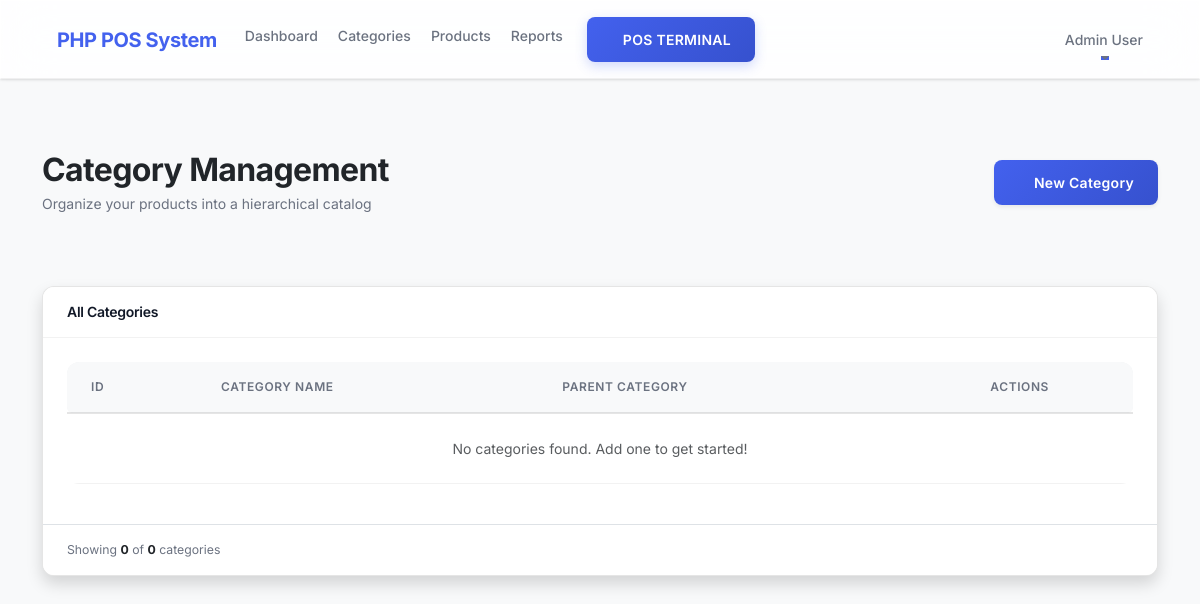
Before: /categories (signed in) with the older database file.
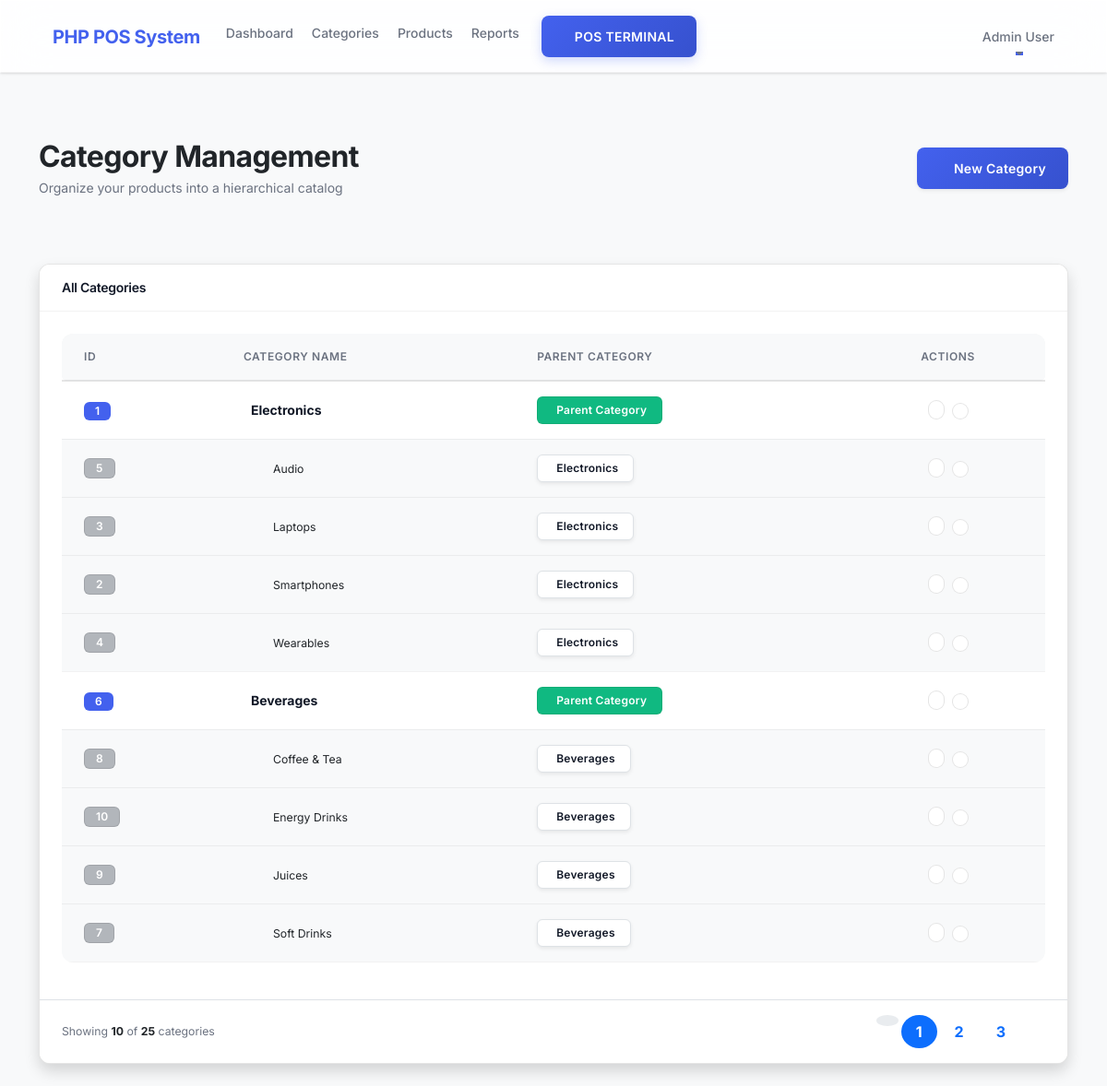
After: the same page with the newer database file.
### tables this page shows
CREATE TABLE `categories` (
  `id` int(11) NOT NULL,
  `name` varchar(255) NOT NULL,
  `parent_id` int(11) DEFAULT NULL,
  `created_at` timestamp NOT NULL DEFAULT current_timestamp()
);

### app/controllers/Categories.php (called while the page is built, shortened)
<?php
class Categories extends Controller {
    public function __construct(){
        $this->categoryModel = $this->model('Category');
    }
    public function index(){
        $limit = 10;
        $page = isset($_GET['page']) && is_numeric($_GET['page']) ? (int)$_GET['page'] : 1;
        $page = $page < 1 ? 1 : $page;
        $offset = ($page - 1) * $limit;
        $totalCategories = $this->categoryModel->getCategoriesCount();
        $categories = $this->categoryModel->getCategories($limit, $offset);
        $totalPages = ceil($totalCategories / $limit);
        $data = [
            'categories' => $categories,
            'currentPage' => $page,
            'totalPages' => $totalPages,
            'totalResults' => $totalCategories
        ];
        $this->view('categories/index', $data);
    }
}

### app/libraries/Core.php (called while the page is built, shortened)
<?php
class Core {
    protected $currentMethod = 'index';
    public function __construct(){
        $url = $this->getUrl();
        if(isset($url[0]) && file_exists('../app/controllers/' . ucwords($url[0]) . '.php')){
            unset($url[0]);
        }
        $this->currentController = new $this->currentController;
        $this->params = $url ? array_values($url) : [];
        call_user_func_array([$this->currentController, $this->currentMethod], $this->params);
    }
    public function getUrl(){
        if(isset($_GET['url'])){
            $url = rtrim($_GET['url'], '/');
            $url = filter_var($url, FILTER_SANITIZE_URL);
            $url = explode('/', $url);
            return $url;
        }
    }
}

### public/index.php (called while the page is built, shortened)
<?php
$init = new Core;

### app/helpers/session_helper.php (called while the page is built, shortened)
<?php
function isAdmin(){
    if(isset($_SESSION['user_role']) && $_SESSION['user_role'] == 'admin'){
        return true;
    } else {
        return false;
    }
}

### app/libraries/Database.php (called while the page is built, shortened)
<?php
class Database {
    private $host = DB_HOST;
    private $user = DB_USER;
    private $pass = DB_PASS;
    private $dbname = DB_NAME;
    public $dbh;
    private $stmt;
    public function __construct(){
        $dsn = 'mysql:host=' . $this->host . ';dbname=' . $this->dbname;
        $options = array(
            PDO::ATTR_PERSISTENT => true,
            PDO::ATTR_ERRMODE => PDO::ERRMODE_EXCEPTION
        );
        try{
            $this->dbh = new PDO($dsn, $this->user, $this->pass, $options);
        } catch(PDOException $e){
            $this->error = $e->getMessage();
            echo $this->error;
        }
    }
    public function query($sql){
        $this->stmt = $this->dbh->prepare($sql);
    }
    public function bind($param, $value, $type = null){
        if(is_null($type)){
            switch(true){
                case is_int($value):
                    $type = PDO::PARAM_INT;
                    break;
            }
        }
        $this->stmt->bindValue($param, $value, $type);
    }
    public function execute(){
        return $this->stmt->execute();
    }
    public function resultSet(){
        $this->execute();
        return $this->stmt->fetchAll(PDO::FETCH_OBJ);
    }
}

### app/models/Category.php (called while the page is built, shortened)
<?php
class Category {
    private $db;
    public function __construct(){
        $this->db = new Database;
    }
    public function getCategories($limit = null, $offset = null){
        $sql = 'SELECT c.*, p.name as parent_name
                FROM categories c
                LEFT JOIN categories p ON c.parent_id = p.id
                ORDER BY COALESCE(c.parent_id, c.id), c.parent_id IS NOT NULL, c.name';
        if($limit !== null && $offset !== null){
            $sql .= ' LIMIT :limit OFFSET :offset';
            $this->db->query($sql);
            $this->db->bind(':limit', (int)$limit);
            $this->db->bind(':offset', (int)$offset);
        } else {
            $this->db->query($sql);
        }
        return $this->db->resultSet();
    }
    public function getCategoriesCount(){
        $this->db->query('SELECT COUNT(*) as count FROM categories');
        $row = $this->db->single();
        return $row->count;
    }
}

### app/views/categories/index.php (the view, shortened to what this page needs)
<?php require APPROOT . '/views/inc/header.php'; ?>
<div class="row mb-4 align-items-center py-5">
    <div class="col-md-6">
        <h1 class="h2 mb-1 fw-bold text-dark">Category Management</h1>
        <p class="text-secondary mb-0">Organize your products into a hierarchical catalog</p>
    </div>
    <div class="col-md-6 text-md-end mt-3 mt-md-0">
        <?php if(isAdmin()) : ?>
        <a href="<?php echo URLROOT; ?>/categories/add" class="btn btn-primary px-4 shadow-sm">
            <i class="ph-bold ph-plus me-2"></i>New Category
        </a>
        <?php endif; ?>
    </div>
</div>
<div class="card shadow mb-4">
    <div class="card-header py-3 bg-white">
        <h6 class="m-0 font-weight-bold text-primary">All Categories</h6>
    </div>
    <div class="card-body">
        <div class="table-responsive">
            <table class="table table-hover" width="100%" cellspacing="0">
                <thead class="table-light">
                    <tr>
                        <th class="border-0 rounded-start">ID</th>
                        <th class="border-0">Category Name</th>
                        <th class="border-0">Parent Category</th>
                        <?php if(isAdmin()) : ?>
                        <th class="border-0 text-center rounded-end">Actions</th>
                        <?php endif; ?>
                    </tr>
                </thead>
                <tbody>
                    <?php if(empty($data['categories'])) : ?>
                        <tr><td colspan="4" class="text-center py-4 text-muted">No categories found. Add one to get started!</td></tr>
                    <?php else : ?>
                        <?php foreach($data['categories'] as $category) : ?>
                            <tr class="<?php echo $category->parent_id ? 'table-light' : 'fw-bold bg-light bg-opacity-10'; ?>">
                                <td class="align-middle">
                                    <span class="badge <?php echo $category->parent_id ? 'bg-secondary bg-opacity-50' : 'bg-primary'; ?>">
                                        <?php echo $category->id; ?>
                                    </span>
                                </td>
                                <td class="align-middle">
                                    <?php if($category->parent_id) : ?>
                                        <span class="ms-4 text-muted small">
                                            <span class="text-dark"><?php echo $category->name; ?></span>
                                        </span>
                                    <?php else : ?>
                                        <?php echo $category->name; ?>
                                    <?php endif; ?>
                                </td>
                                <td class="align-middle">
                                    <?php if($category->parent_name) : ?>
                                        <span class="badge bg-white text-primary border shadow-sm px-3 py-2">
                                            <i class="ph ph-folder me-1"></i><?php echo $category->parent_name; ?>
                                        </span>
                                    <?php else : ?>
                                        <span class="badge bg-success bg-opacity-10 text-success border border-success border-opacity-25 px-3 py-2">
                                            <i class="ph-bold ph-crown me-1"></i>Parent Category
                                        </span>
                                    <?php endif; ?>
                                </td>
                                <?php if(isAdmin()) : ?>
                                <td class="align-middle text-center">
                                    <div class="d-flex gap-2 justify-content-center">
                                        <a href="<?php echo URLROOT; ?>/categories/edit/<?php echo $category->id; ?>" class="btn btn-sm btn-light rounded-pill p-2" title="Edit">
                                        </a>
                                        <form class="d-inline confirm-delete" action="<?php echo URLROOT; ?>/categories/delete/<?php echo $category->id; ?>" method="post" data-title="Delete Category?" data-text="This will permanently delete '<?php echo $category->name; ?>'. Products in this category may become uncategorized.">
                                            <button type="submit" class="btn btn-sm btn-light rounded-pill p-2" title="Delete">
                                            </button>
                                        </form>
                                    </div>
                                </td>
                                <?php endif; ?>
                            </tr>
                        <?php endforeach; ?>
                    <?php endif; ?>
                </tbody>
            </table>
        </div>
    </div>
    <div class="card-footer bg-white py-3 px-4 border-top">
        <div class="d-flex justify-content-between align-items-center">
            <div class="text-secondary small">
                Showing <span class="fw-bold text-dark"><?php echo count($data['categories']); ?></span> of <span class="fw-bold text-dark"><?php echo $data['totalResults']; ?></span> categories
            </div>
            <?php if($data['totalPages'] > 1) : ?>
            <nav aria-label="Category pagination">
                <ul class="pagination mb-0 gap-1">
                    <li class="page-item <?php echo ($data['currentPage'] <= 1) ? 'disabled' : ''; ?>">
                        <a class="page-link border-0 rounded-circle shadow-none" href="?page=<?php echo $data['currentPage'] - 1; ?>">
                        </a>
                    </li>
                    <?php
                        $startP = max(1, $data['currentPage'] - 2);
                        $endP = min($data['totalPages'], $data['currentPage'] + 2);
                        for($i = $startP; $i <= $endP; $i++) :
                    ?>
                        <li class="page-item <?php echo ($data['currentPage'] == $i) ? 'active' : ''; ?>">
                            <a class="page-link border-0 rounded-circle shadow-none px-3 fw-bold" href="?page=<?php echo $i; ?>"><?php echo $i; ?></a>
                        </li>
                    <?php endfor; ?>
                    <li class="page-item <?php echo ($data['currentPage'] >= $data['totalPages']) ? 'disabled' : ''; ?>">
                        <a class="page-link border-0 rounded-circle shadow-none" href="?page=<?php echo $data['currentPage'] + 1; ?>">
                        </a>
                    </li>
                </ul>
            </nav>
            <?php endif; ?>
        </div>
    </div>
</div>
<?php require APPROOT . '/views/inc/footer.php'; ?>

### app/libraries/Controller.php (shortened to what this page needs)
<?php
class Controller {
    public function model($model){
        return new $model();
    }
    public function view($view, $data = []){
        if(file_exists('../app/views/' . $view . '.php')){
            require_once '../app/views/' . $view . '.php';
        } else {
            die('View does not exist');
        }
    }
}

### app/views/inc/header.php (shortened to what this page needs)
<!DOCTYPE html>
<html lang="en">
<head>
    <link href="https://cdn.jsdelivr.net/npm/bootstrap@5.3.0/dist/css/bootstrap.min.css" rel="stylesheet">
    <link rel="stylesheet" href="https://cdnjs.cloudflare.com/ajax/libs/font-awesome/6.4.0/css/all.min.css">
    <link rel="stylesheet" href="<?php echo URLROOT; ?>/css/style.css">
</head>
<body>
    <?php require APPROOT . '/views/inc/navbar.php'; ?>
    <div class="container">

### app/views/inc/navbar.php (shortened to what this page needs)
<nav class="navbar navbar-expand-lg sticky-top mb-4 glass">
  <div class="container-fluid px-4">
    <a class="navbar-brand d-flex align-items-center" href="<?php echo URLROOT; ?>/dashboard">
        <span><?php echo SITENAME; ?></span>
    </a>
    <div class="collapse navbar-collapse" id="navbarsExampleDefault">
      <ul class="navbar-nav me-auto mb-2 mb-md-0">
        <li class="nav-item">
          <a class="nav-link d-flex align-items-center" href="<?php echo URLROOT; ?>/dashboard">
            <i class="ph-bold ph-house-line me-1"></i> Dashboard
          </a>
        </li>
        <li class="nav-item">
          <a class="nav-link d-flex align-items-center" href="<?php echo URLROOT; ?>/categories">
            <i class="ph-bold ph-tag me-1"></i> Categories
          </a>
        </li>
        <li class="nav-item">
          <a class="nav-link d-flex align-items-center" href="<?php echo URLROOT; ?>/products">
            <i class="ph-bold ph-package me-1"></i> Products
          </a>
        </li>
        <?php if(isAdmin()) : ?>
        <li class="nav-item">
          <a class="nav-link d-flex align-items-center" href="<?php echo URLROOT; ?>/reports">
            <i class="ph-bold ph-chart-line-up me-1"></i> Reports
          </a>
        </li>
        <?php endif; ?>
        <li class="nav-item ms-lg-3">
            <a class="btn btn-primary px-4" href="<?php echo URLROOT; ?>/pos">
                <i class="ph-bold ph-calculator me-1"></i> POS TERMINAL
            </a>
        </li>
      </ul>
      <ul class="navbar-nav ml-auto">
        <?php if(isset($_SESSION['user_id'])) : ?>
            <li class="nav-item dropdown">
                <a class="nav-link dropdown-toggle d-flex align-items-center" href="#" id="navbarDropdown" role="button" data-bs-toggle="dropdown" aria-expanded="false">
                    <span><?php echo $_SESSION['user_name']; ?></span>
                </a>
            </li>
        <?php endif; ?>
      </ul>
    </div>
  </div>
</nav>

### app/views/inc/footer.php (shortened to what this page needs)
    </div>
</body>
</html>

Changed rows visible on the page:
added categories: id "1", name "Electronics", shows "Parent Category"
added categories: id "5", name "Audio", parent.name "Electronics"
added categories: id "3", name "Laptops", parent.name "Electronics"
added categories: id "2", name "Smartphones", parent.name "Electronics"
added categories: id "4", name "Wearables", parent.name "Electronics"
added categories: id "6", name "Beverages", shows "Parent Category"
added categories: id "8", name "Coffee & Tea", parent.name "Beverages"
added categories: id "10", name "Energy Drinks", parent.name "Beverages"
added categories: id "9", name "Juices", parent.name "Beverages"
added categories: id "7", name "Soft Drinks", parent.name "Beverages"
Other visible differences:
count($data['categories']): "0" → "10"
$data['totalResults']: "0" → "25"
new list line: "1"
new list line: "2"
new list line: "3"
text no longer shown: "No categories found. Add one to get started!"
